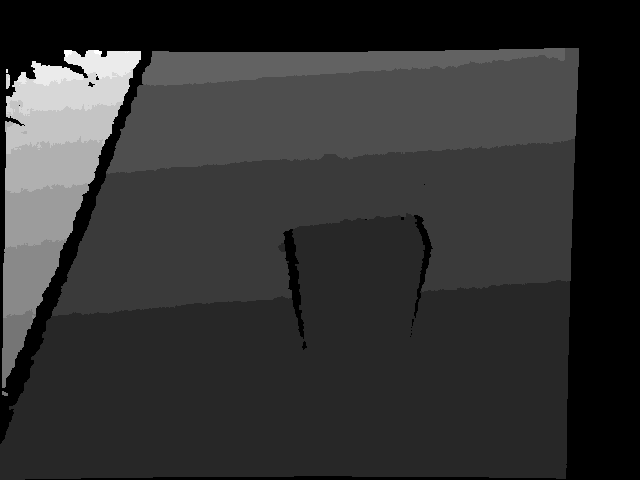
#> input picture data/depth/test0.png, 640 x 480 px, found by its file name
$ python depth2normal.py   (older library calls are emulated)
#> lines starting #> are read from the running program, lines starting #| are printed output that depends on the picture
#> further down, depth_img is the input picture: shape (480, 640) uint16; min 0, max 3406, mean 748.3
#!/usr/bin/env python3
# -*- coding: utf-8 -*-
"""
Created on Mon Mar  2 17:14:51 2020

@author: ynki9
"""

import numpy as np
import cv2


def calculate_surface_normals(depth_img):
    shape = (*depth_img.shape[:2], 3)
#> shape = (480, 640, 3)
    normal_data = np.zeros(shape, np.uint8)
    depth_img = depth_img / 5

    for y in range(1, shape[0] - 1):
        for x in range(1, shape[1] - 1):
            try:
                dzdx = (depth_img[y, x+1] - depth_img[y, x-1]) / 2.0
                dzdy = (depth_img[y+1, x] - depth_img[y-1, x]) / 2.0
            except Warning:
                print(f"y:{y},x:{x}")

            if depth_img[y, x] != 0:
                d = np.asarray([-dzdx, -dzdy, 1.0])
                n = ((d / np.linalg.norm(d))*0.5 + 0.5) * 255
            else:
                n = np.asarray([0, 0, 0])


            normal_data[y, x] = n.astype(np.int)
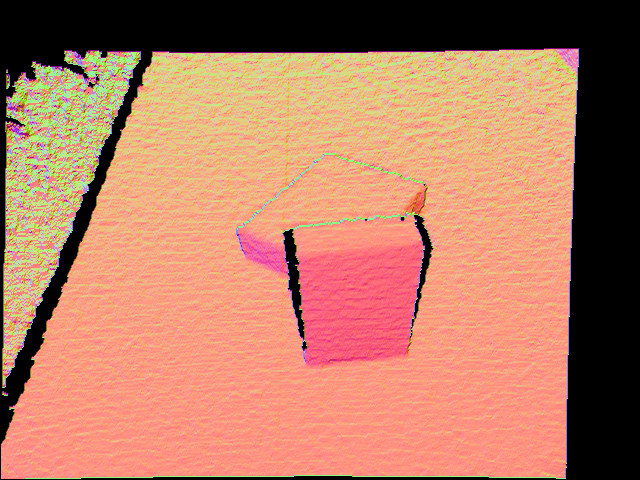
#> normal_data: shape (480, 640, 3); mean of channels 0, 1, 2 98.8, 123.8, 181.9; drawn as B, G, R

    return normal_data


def calculate_surface_normals2(depth_img):
    shape = (*depth_img.shape[:2], 3)
    normal_data = np.zeros(shape, np.uint8)
    depth_img = depth_img / 10

    for y in range(1, shape[0]):
        for x in range(1, shape[1]):
            t = np.asarray([y-1, x, depth_img[y-1, x]])
            l = np.asarray([y, x-1, depth_img[y, x-1]])
            c = np.asarray([y, x, depth_img[y, x]])

            if c[2] == 0:
                n = np.asarray([0, 0, 0])
            else:
                d = np.cross((t-c), (l-c))
                n = (((d / np.linalg.norm(d))*0.5+0.5) * 255).astype(np.uint8)


            normal_data[y, x] = n

    return normal_data

if __name__ == "__main__":
    depth_img = cv2.imread("./data/img/test0.png", -1)
    normal_map = calculate_surface_normals(depth_img)


    cv2.imshow("normal img", normal_map)
    cv2.waitKey(0)

$ run again, with data/depth/test55.png copied over data/depth/test0.png
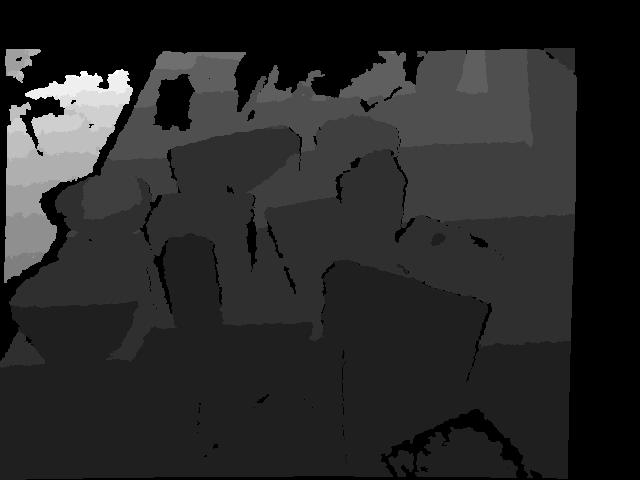
#> input picture data/depth/test55.png, 640 x 480 px, found by its file name
#> depth_img is the input picture: shape (480, 640) uint16; min 0, max 4296, mean 746.2
#> after the loop in calculate_surface_normals, `for y in range(1, shape[0] - 1):`:
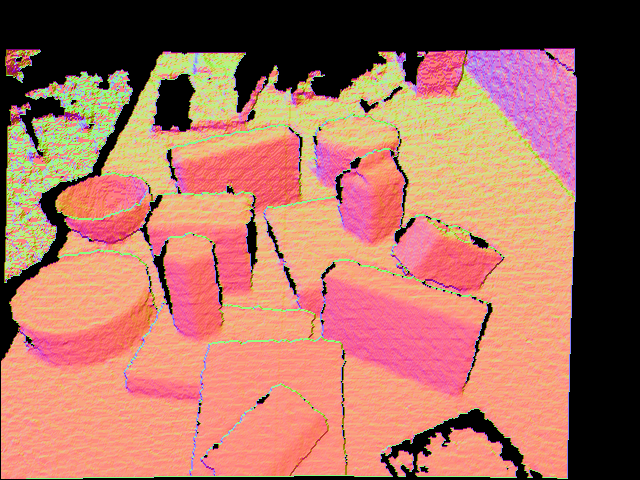
#> normal_data: shape (480, 640, 3); mean of channels 0, 1, 2 95.6, 111.2, 168.8; drawn as B, G, R
